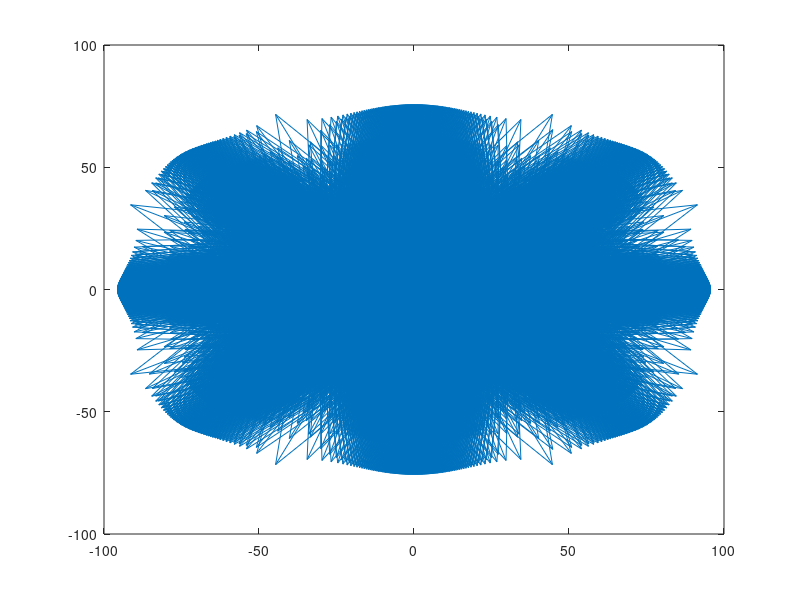

This figure's MATLAB source: (Note: this script raises an error after producing the figure.)
%make x, y-vector
x=-12:0.1:12;
y=-12:0.1:12;

%general equation
%A = (mu0*I)/(4*pi) * Log((z2 + Sqrt(z2^2 + s^2))/(z1 + Sqrt(z1^2 + s^2))) * Direction

%From each coordinate transformation follows matrices for z2, s, Direction

%constants
mu0 = 4*pi*1e-7;
I=1e8;

Direction = [0 1; 0 -1; 1 0; -1 0; 0.5*sqrt(2) 0.5*sqrt(2); -0.5*sqrt(2) -0.5*sqrt(2); 0.5*sqrt(2) -0.5*sqrt(2); -0.5*sqrt(2) 0.5*sqrt(2)];

Ax = zeros(numel(x), numel(y));
Ay = zeros(numel(x), numel(y));
z2=zeros(numel(Direction),1);
z1=zeros(numel(Direction),1);
s=zeros(numel(Direction),1);

for i=1:1:numel(x)
for j=1:1:numel(y)

z2 = [y(j)+5, y(j)+5, x(i)+5, x(i)+5, 0.5*sqrt(2)*(x(i)+7.5) + 0.5*sqrt(2)*(y(j)-7.5) + 0.5*sqrt(2)*5, 0.5*sqrt(2)*(x(i)-7.5) + 0.5*sqrt(2)*(y(j)+7.5) + 0.5*sqrt(2)*5, - 0.5*sqrt(2)*(x(i)-7.5) + 0.5*sqrt(2)*(y(j)-7.5) + 0.5*sqrt(2)*5, - 0.5*sqrt(2)*(x(i)+7.5) + 0.5*sqrt(2)*(y(j)+7.5) + 0.5*sqrt(2)*5];
    
z1 = [y(j)-5, y(j)-5, x(i)-5, x(i)-5, 0.5*sqrt(2)*(x(i)+7.5) + 0.5*sqrt(2)*(y(j)-7.5) - 0.5*sqrt(2)*5, 0.5*sqrt(2)*(x(i)-7.5) + 0.5*sqrt(2)*(y(j)+7.5) - 0.5*sqrt(2)*5, - 0.5*sqrt(2)*(x(i)-7.5) + 0.5*sqrt(2)*(y(j)-7.5) - 0.5*sqrt(2)*5, - 0.5*sqrt(2)*(x(i)+7.5) + 0.5*sqrt(2)*(y(j)+7.5) - 0.5*sqrt(2)*5];
    
s = [x(i)+10, x(i)-10, y(j)-10, y(j)+10, 0.5*sqrt(2)*(x(i)+7.5) - 0.5*sqrt(2)*(y(j)-7.5), 0.5*sqrt(2)*(x(i)-7.5) - 0.5*sqrt(2)*(y(j)+7.5), 0.5*sqrt(2)*(x(i)-7.5) + 0.5*sqrt(2)*(y(j)-7.5), 0.5*sqrt(2)*(x(i)+7.5) + 0.5*sqrt(2)*(y(j)+7.5)];
    
for k=1:1:numel(s)

Ax(i,j) = Ax(i,j) + (mu0*I)/(4*pi) * log((z2(k) + sqrt(z2(k)^2 + s(k)^2))/(z1(k) + sqrt(z1(k)^2 + s(k)^2))) * Direction(k,1);
Ay(i,j) = Ay(i,j) + (mu0*I)/(4*pi) * log((z2(k) + sqrt(z2(k)^2 + s(k)^2))/(z1(k) + sqrt(z1(k)^2 + s(k)^2))) * Direction(k,2);
end
end
end

quiver(x,y, Ax , Ay )

[curlz,cav]= curl(y,x,Ay,Ax);
figure
surf(x,y,curlz, 'EdgeColor','none','LineStyle','none')